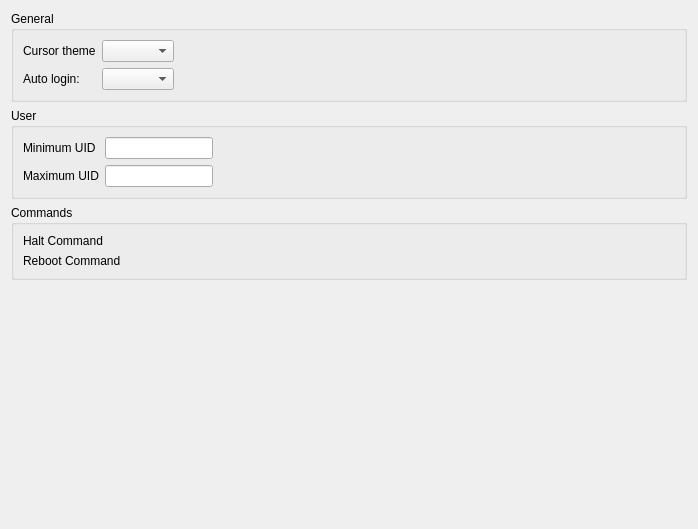
<?xml version="1.0" encoding="UTF-8"?>
<ui version="4.0">
 <class>AdvanceConfig</class>
 <widget class="QWidget" name="AdvanceConfig">
  <property name="geometry">
   <rect>
    <x>0</x>
    <y>0</y>
    <width>698</width>
    <height>529</height>
   </rect>
  </property>
  <property name="windowTitle">
   <string>Form</string>
  </property>
  <layout class="QVBoxLayout" name="verticalLayout">
   <item>
    <widget class="QGroupBox" name="groupBox_2">
     <property name="title">
      <string>General</string>
     </property>
     <layout class="QVBoxLayout" name="verticalLayout_5">
      <item>
       <layout class="QGridLayout" name="gridLayout_2">
        <item row="1" column="0">
         <widget class="QLabel" name="label_3">
          <property name="text">
           <string>Auto login:</string>
          </property>
         </widget>
        </item>
        <item row="1" column="1">
         <widget class="QComboBox" name="userList"/>
        </item>
        <item row="1" column="2">
         <spacer name="horizontalSpacer">
          <property name="orientation">
           <enum>Qt::Horizontal</enum>
          </property>
          <property name="sizeHint" stdset="0">
           <size>
            <width>40</width>
            <height>20</height>
           </size>
          </property>
         </spacer>
        </item>
        <item row="0" column="0">
         <widget class="QLabel" name="label_4">
          <property name="text">
           <string>Cursor theme</string>
          </property>
         </widget>
        </item>
        <item row="0" column="1">
         <widget class="QComboBox" name="cursorList"/>
        </item>
        <item row="0" column="2">
         <spacer name="horizontalSpacer_3">
          <property name="orientation">
           <enum>Qt::Horizontal</enum>
          </property>
          <property name="sizeHint" stdset="0">
           <size>
            <width>40</width>
            <height>20</height>
           </size>
          </property>
         </spacer>
        </item>
       </layout>
      </item>
     </layout>
    </widget>
   </item>
   <item>
    <widget class="QGroupBox" name="groupBox_3">
     <property name="sizePolicy">
      <sizepolicy hsizetype="Preferred" vsizetype="Preferred">
       <horstretch>0</horstretch>
       <verstretch>0</verstretch>
      </sizepolicy>
     </property>
     <property name="title">
      <string>User</string>
     </property>
     <layout class="QVBoxLayout" name="verticalLayout_3">
      <item>
       <layout class="QGridLayout" name="gridLayout_5">
        <item row="2" column="2">
         <spacer name="horizontalSpacer_5">
          <property name="orientation">
           <enum>Qt::Horizontal</enum>
          </property>
          <property name="sizeHint" stdset="0">
           <size>
            <width>40</width>
            <height>20</height>
           </size>
          </property>
         </spacer>
        </item>
        <item row="2" column="0">
         <widget class="QLabel" name="label_5">
          <property name="text">
           <string>Maximum UID</string>
          </property>
         </widget>
        </item>
        <item row="1" column="0">
         <widget class="QLabel" name="label_6">
          <property name="text">
           <string>Minimum UID</string>
          </property>
         </widget>
        </item>
        <item row="1" column="1">
         <widget class="QLineEdit" name="minimumUid">
          <property name="sizePolicy">
           <sizepolicy hsizetype="Preferred" vsizetype="Fixed">
            <horstretch>0</horstretch>
            <verstretch>0</verstretch>
           </sizepolicy>
          </property>
          <property name="maxLength">
           <number>6</number>
          </property>
         </widget>
        </item>
        <item row="1" column="2">
         <spacer name="horizontalSpacer_4">
          <property name="orientation">
           <enum>Qt::Horizontal</enum>
          </property>
          <property name="sizeHint" stdset="0">
           <size>
            <width>40</width>
            <height>20</height>
           </size>
          </property>
         </spacer>
        </item>
        <item row="2" column="1">
         <widget class="QLineEdit" name="maximumUid">
          <property name="sizePolicy">
           <sizepolicy hsizetype="Preferred" vsizetype="Fixed">
            <horstretch>0</horstretch>
            <verstretch>0</verstretch>
           </sizepolicy>
          </property>
          <property name="maxLength">
           <number>6</number>
          </property>
         </widget>
        </item>
       </layout>
      </item>
     </layout>
    </widget>
   </item>
   <item>
    <widget class="QGroupBox" name="groupBox">
     <property name="sizePolicy">
      <sizepolicy hsizetype="Preferred" vsizetype="Preferred">
       <horstretch>0</horstretch>
       <verstretch>0</verstretch>
      </sizepolicy>
     </property>
     <property name="title">
      <string>Commands</string>
     </property>
     <layout class="QVBoxLayout" name="verticalLayout_2">
      <item>
       <layout class="QGridLayout" name="gridLayout">
        <item row="0" column="1">
         <widget class="KUrlRequester" name="haltCommand"/>
        </item>
        <item row="1" column="0">
         <widget class="QLabel" name="label_2">
          <property name="text">
           <string>Reboot Command</string>
          </property>
         </widget>
        </item>
        <item row="0" column="0">
         <widget class="QLabel" name="label">
          <property name="text">
           <string>Halt Command</string>
          </property>
         </widget>
        </item>
        <item row="1" column="1">
         <widget class="KUrlRequester" name="rebootCommand"/>
        </item>
       </layout>
      </item>
     </layout>
    </widget>
   </item>
   <item>
    <spacer name="horizontalSpacer_2">
     <property name="orientation">
      <enum>Qt::Vertical</enum>
     </property>
     <property name="sizeHint" stdset="0">
      <size>
       <width>20</width>
       <height>40</height>
      </size>
     </property>
    </spacer>
   </item>
  </layout>
 </widget>
 <customwidgets>
  <customwidget>
   <class>KUrlRequester</class>
   <extends>QFrame</extends>
   <header>kurlrequester.h</header>
  </customwidget>
 </customwidgets>
 <resources/>
 <connections/>
</ui>
